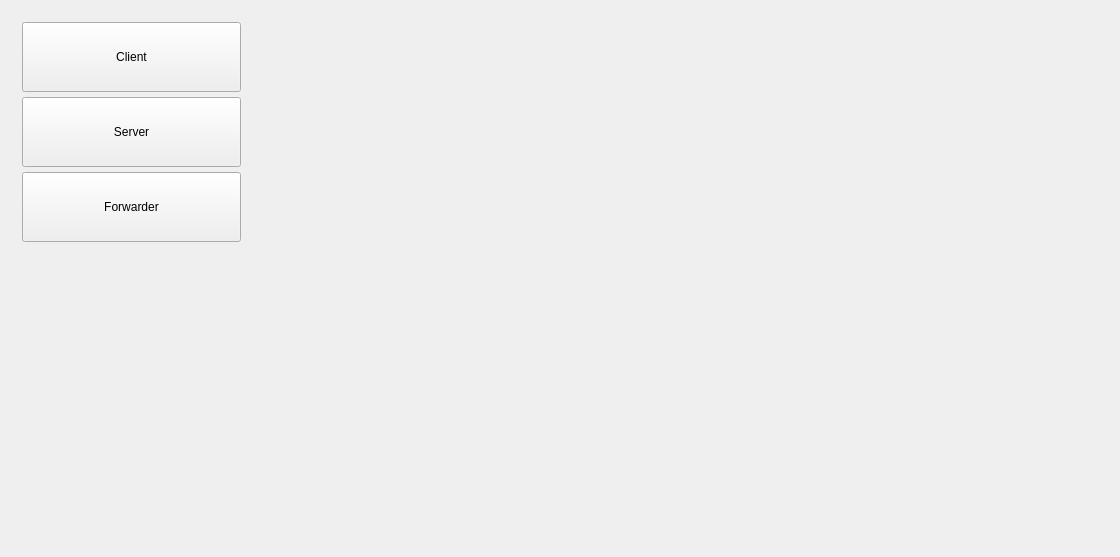
<?xml version="1.0" encoding="UTF-8"?>
<ui version="4.0">
 <class>MainWindow</class>
 <widget class="QMainWindow" name="MainWindow">
  <property name="geometry">
   <rect>
    <x>0</x>
    <y>0</y>
    <width>1120</width>
    <height>557</height>
   </rect>
  </property>
  <property name="windowTitle">
   <string>MainWindow</string>
  </property>
  <widget class="QWidget" name="centralWidget">
   <layout class="QHBoxLayout" name="horizontalLayout">
    <item>
     <widget class="QStackedWidget" name="stackedWidget">
      <widget class="QWidget" name="Main">
       <widget class="QWidget" name="verticalLayoutWidget_2">
        <property name="geometry">
         <rect>
          <x>0</x>
          <y>0</y>
          <width>241</width>
          <height>241</height>
         </rect>
        </property>
        <layout class="QVBoxLayout" name="verticalLayout_2">
         <item>
          <widget class="QPushButton" name="mainClient">
           <property name="minimumSize">
            <size>
             <width>0</width>
             <height>70</height>
            </size>
           </property>
           <property name="text">
            <string>Client</string>
           </property>
          </widget>
         </item>
         <item>
          <widget class="QPushButton" name="mainServer">
           <property name="minimumSize">
            <size>
             <width>0</width>
             <height>70</height>
            </size>
           </property>
           <property name="text">
            <string>Server</string>
           </property>
          </widget>
         </item>
         <item>
          <widget class="QPushButton" name="mainForwarder">
           <property name="minimumSize">
            <size>
             <width>0</width>
             <height>70</height>
            </size>
           </property>
           <property name="text">
            <string>Forwarder</string>
           </property>
          </widget>
         </item>
        </layout>
       </widget>
      </widget>
      <widget class="QWidget" name="Client">
       <widget class="QPushButton" name="startClient">
        <property name="geometry">
         <rect>
          <x>270</x>
          <y>50</y>
          <width>99</width>
          <height>27</height>
         </rect>
        </property>
        <property name="text">
         <string>Connect</string>
        </property>
       </widget>
       <widget class="QLineEdit" name="clientForwardIP">
        <property name="geometry">
         <rect>
          <x>120</x>
          <y>10</y>
          <width>121</width>
          <height>27</height>
         </rect>
        </property>
        <property name="text">
         <string>192.168.0.8</string>
        </property>
       </widget>
       <widget class="QLineEdit" name="clientForwardPort">
        <property name="geometry">
         <rect>
          <x>120</x>
          <y>50</y>
          <width>121</width>
          <height>27</height>
         </rect>
        </property>
        <property name="text">
         <string>7001</string>
        </property>
       </widget>
       <widget class="QLineEdit" name="clientDestPort">
        <property name="geometry">
         <rect>
          <x>120</x>
          <y>90</y>
          <width>121</width>
          <height>27</height>
         </rect>
        </property>
        <property name="text">
         <string>8000</string>
        </property>
       </widget>
       <widget class="QTextBrowser" name="webViewer">
        <property name="geometry">
         <rect>
          <x>390</x>
          <y>10</y>
          <width>611</width>
          <height>451</height>
         </rect>
        </property>
       </widget>
       <widget class="QTableWidget" name="fileWidget">
        <property name="geometry">
         <rect>
          <x>10</x>
          <y>130</y>
          <width>361</width>
          <height>291</height>
         </rect>
        </property>
       </widget>
       <widget class="QPushButton" name="secondGo">
        <property name="geometry">
         <rect>
          <x>270</x>
          <y>430</y>
          <width>99</width>
          <height>31</height>
         </rect>
        </property>
        <property name="text">
         <string>TCP Retrieve</string>
        </property>
       </widget>
       <widget class="QPushButton" name="pushButton">
        <property name="geometry">
         <rect>
          <x>140</x>
          <y>430</y>
          <width>101</width>
          <height>31</height>
         </rect>
        </property>
        <property name="text">
         <string>UDP Retrieve</string>
        </property>
       </widget>
       <widget class="QLabel" name="label_3">
        <property name="geometry">
         <rect>
          <x>10</x>
          <y>13</y>
          <width>101</width>
          <height>20</height>
         </rect>
        </property>
        <property name="text">
         <string>Forwarder IP</string>
        </property>
       </widget>
       <widget class="QLabel" name="label_4">
        <property name="geometry">
         <rect>
          <x>10</x>
          <y>53</y>
          <width>101</width>
          <height>20</height>
         </rect>
        </property>
        <property name="text">
         <string>TCP Port</string>
        </property>
       </widget>
       <widget class="QLabel" name="label_5">
        <property name="geometry">
         <rect>
          <x>10</x>
          <y>93</y>
          <width>101</width>
          <height>20</height>
         </rect>
        </property>
        <property name="text">
         <string>UDP Port</string>
        </property>
       </widget>
      </widget>
      <widget class="QWidget" name="Server">
       <widget class="QWidget" name="verticalLayoutWidget">
        <property name="geometry">
         <rect>
          <x>0</x>
          <y>0</y>
          <width>251</width>
          <height>181</height>
         </rect>
        </property>
        <layout class="QVBoxLayout" name="verticalLayout">
         <item>
          <layout class="QHBoxLayout" name="horizontalLayout_3">
           <item>
            <widget class="QLabel" name="label">
             <property name="minimumSize">
              <size>
               <width>80</width>
               <height>0</height>
              </size>
             </property>
             <property name="text">
              <string>TCP Port</string>
             </property>
            </widget>
           </item>
           <item>
            <widget class="QLineEdit" name="lineEdit">
             <property name="text">
              <string>7000</string>
             </property>
            </widget>
           </item>
          </layout>
         </item>
         <item>
          <layout class="QHBoxLayout" name="horizontalLayout_2">
           <item>
            <widget class="QLabel" name="label_2">
             <property name="minimumSize">
              <size>
               <width>80</width>
               <height>0</height>
              </size>
             </property>
             <property name="text">
              <string>UDP Port</string>
             </property>
            </widget>
           </item>
           <item>
            <widget class="QLineEdit" name="udpPortEdit">
             <property name="text">
              <string>8888</string>
             </property>
            </widget>
           </item>
          </layout>
         </item>
         <item>
          <spacer name="horizontalSpacer">
           <property name="orientation">
            <enum>Qt::Horizontal</enum>
           </property>
           <property name="sizeHint" stdset="0">
            <size>
             <width>40</width>
             <height>20</height>
            </size>
           </property>
          </spacer>
         </item>
         <item>
          <widget class="QPushButton" name="serverStart">
           <property name="text">
            <string>Start Server</string>
           </property>
          </widget>
         </item>
        </layout>
       </widget>
      </widget>
      <widget class="QWidget" name="Forwarder">
       <widget class="QPushButton" name="startForward">
        <property name="geometry">
         <rect>
          <x>600</x>
          <y>510</y>
          <width>99</width>
          <height>27</height>
         </rect>
        </property>
        <property name="text">
         <string>Start Forward</string>
        </property>
       </widget>
       <widget class="QGraphicsView" name="networkView">
        <property name="geometry">
         <rect>
          <x>0</x>
          <y>0</y>
          <width>701</width>
          <height>501</height>
         </rect>
        </property>
        <property name="verticalScrollBarPolicy">
         <enum>Qt::ScrollBarAlwaysOff</enum>
        </property>
        <property name="horizontalScrollBarPolicy">
         <enum>Qt::ScrollBarAlwaysOff</enum>
        </property>
       </widget>
      </widget>
     </widget>
    </item>
   </layout>
  </widget>
 </widget>
 <layoutdefault spacing="6" margin="11"/>
 <resources/>
 <connections/>
</ui>
